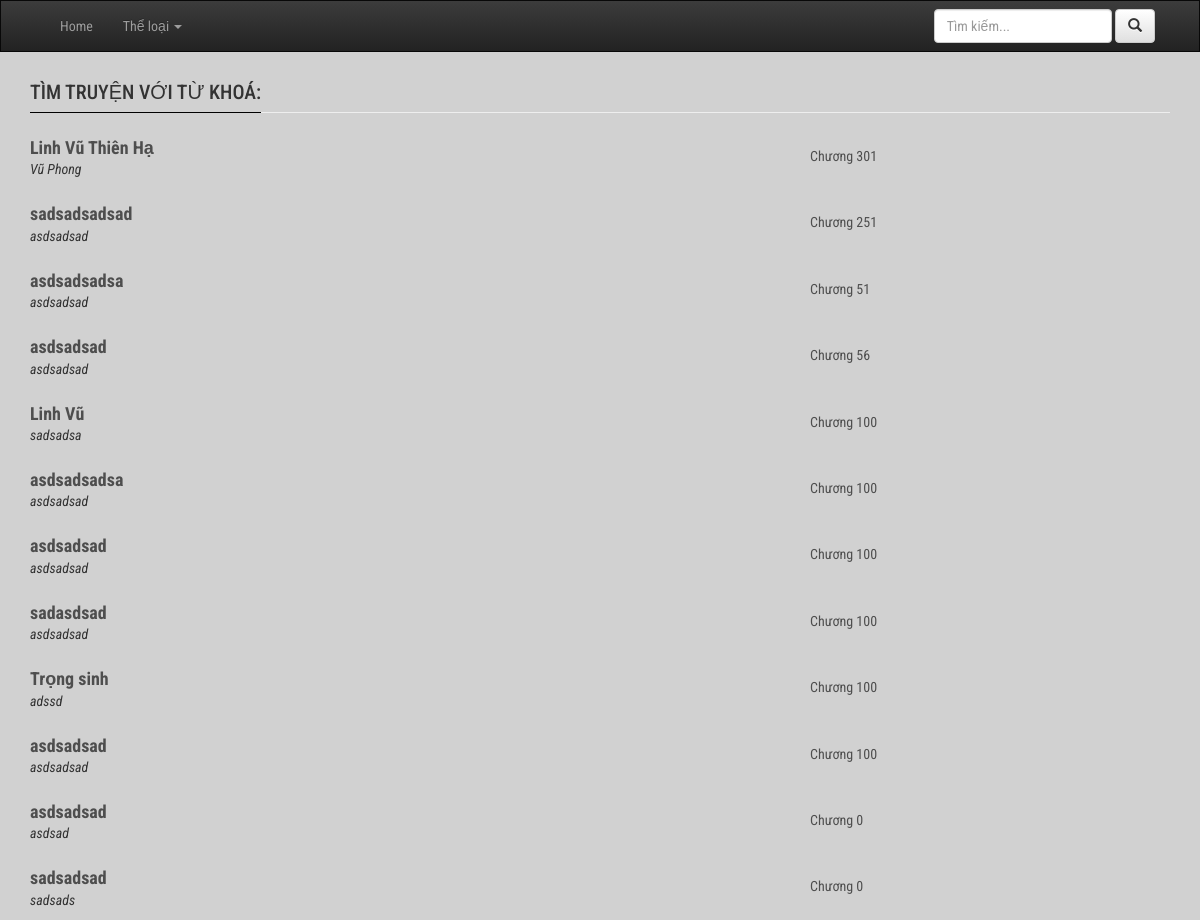
Screenshot of /search.php with the database file from the repository.
### tables this page shows
CREATE TABLE `list_novel` (
  `id` int(11) NOT NULL,
  `name_novel` varchar(255) NOT NULL,
  `image` text NOT NULL,
  `author` varchar(255) NOT NULL,
  `description` text NOT NULL,
  `total_chap` int(11) NOT NULL,
  `update_time` datetime NOT NULL,
  `status` tinyint(1) NOT NULL,
  `hot` tinyint(1) NOT NULL
);

### lib_db.php (called while the page is built, shortened)
<?php
global $link;
function select_list($sql){
	return exec_select($sql);
}
function exec_select($sql){
	global $link;
	$ret = isset($ret) ? $ret : "";
	$res = mysqli_query($link, $sql) ;
	$err = mysqli_error($link);
	if ($res ){
		$ret = array();
		while( $row = mysqli_fetch_array($res,MYSQLI_NUM) )
		{
			$ret[] = $row;
		}
	}
	return $ret;
}
?>

### search.php (the view, shortened to what this page needs)
<?php
    include("lib_db.php");
    $search = $_REQUEST["search"];
    $sql = "select id, name_novel, author, total_chap from list_novel where name_novel like \"%$search%\"";
    $lists = select_list($sql);
?>
<!DOCTYPE html>
<html>
    <head>
        <link type="text/css" href="css/style.css" rel="stylesheet" media="screen"/>
        <link rel="stylesheet" href="https://stackpath.bootstrapcdn.com/bootstrap/3.4.1/css/bootstrap.min.css">
        <link rel="stylesheet" href="https://stackpath.bootstrapcdn.com/bootstrap/3.4.1/css/bootstrap-theme.min.css">
    </head>
    <body>
    <div class="container-fluid wrapper" style="min-height:700px">
            <?php include("header.php");?>
            <div class="container-fluid content">
                <div class="container">
                    <div class="title">
                        <h2>TÌM TRUYỆN VỚI TỪ KHOÁ: <?= $search?></h2>
                    </div>
                    <?php foreach($lists as $list){?>
                        <div class="row">
                            <div class="col-xs-8">
                                <h3 class="name-novel">
                                    <a href="info_novel.php?id=<?= $list[0]?>"><?php echo $list[1];?></a>
                                </h3>
                                <div class="author">
                                    <?php echo $list[2];?>
                                </div>
                            </div>
                            <div class="col-xs-4 chap">
                                <span>Chương <?php echo $list[3];?></span>
                            </div>
                        </div>
                    <?php }?>
                </div>
            </div>
        </div>
    </body>
</html>

### header.php (shortened to what this page needs)
<div class="container-fluid header">
    <nav class="navbar navbar-inverse">
        <div class="container">
            <div class="collapse navbar-collapse" id="bs-example-navbar-collapse-1">
            <ul class="nav navbar-nav">
                <li class="nav-item">
                    <a class="nav-link" href="index.php">Home <span class="sr-only">(current)</span></a>
                </li>
                <li class="dropdown">
                    <a href="#" class="dropdown-toggle" data-toggle="dropdown" role="button" aria-haspopup="true" aria-expanded="false">Thể loại <span class="caret"></span></a>
                </li>
            </ul>
            <form action="search.php"  class="navbar-form navbar-right">
                <div class="form-group">
                    <input name="search" type="text" class="form-control" placeholder="Tìm kiếm...">
                </div>
                <button type="submit" class="btn btn-default">
                    <span class="glyphicon glyphicon-search"></span>
                </button>
            </form>
            </div>
        </div>
    </nav>
</div>

### css/style.css (style rules this page uses)
* { font-family: 'Roboto Condensed',Tahoma,sans-serif; font-size:14px; }
.wrapper { background-color: #D1D1D1; padding: 0 !important; min-width: 500px; }
.header { padding: 0 !important; }
.navbar-inverse { border-radius: 0 !important; }

### search.php (style rules this page uses)
.content .title { border-bottom: 1px #EEE solid; height: 41px; margin-bottom: 10px; }
.content .title h2 { display: inline-block; line-height: 40px; font-size: 20px; margin: 0; padding: 0; border-bottom: 1px black solid; }
.content .col-xs-8 { padding-top: 10px; padding-bottom: 10px; }
.content .name-novel { margin: 0; }
.content .name-novel a { font-size: 18px; font-weight: bold; color: #4E4E4E; text-decoration-color: #4E4E4E; }
.content .author { font-style: italic; }
.content .chap { height: 66.4px; }
.content .chap span { line-height: 66.4px; font-size: 14px; color: #4E4E4E; text-decoration-color: #4E4E4E; }

### rows the page displays
list_novel: name_novel "Linh Vũ Thiên Hạ", author "Vũ Phong", total_chap "301"
list_novel: name_novel "sadsadsadsad", author "asdsadsad", total_chap "251"
list_novel: name_novel "asdsadsadsa", author "asdsadsad", total_chap "51"
list_novel: name_novel "asdsadsad", author "asdsadsad", total_chap "56"
list_novel: name_novel "Linh Vũ", author "sadsadsa", total_chap "100"
list_novel: name_novel "asdsadsadsa", author "asdsadsad", total_chap "100"
list_novel: name_novel "asdsadsad", author "asdsadsad", total_chap "100"
list_novel: name_novel "sadasdsad", author "asdsadsad", total_chap "100"
list_novel: name_novel "Trọng sinh", author "adssd", total_chap "100"
list_novel: name_novel "asdsadsad", author "asdsadsad", total_chap "100"
list_novel: name_novel "asdsadsad", author "asdsad", total_chap "0"
list_novel: name_novel "sadsadsad", author "sadsads", total_chap "0"
